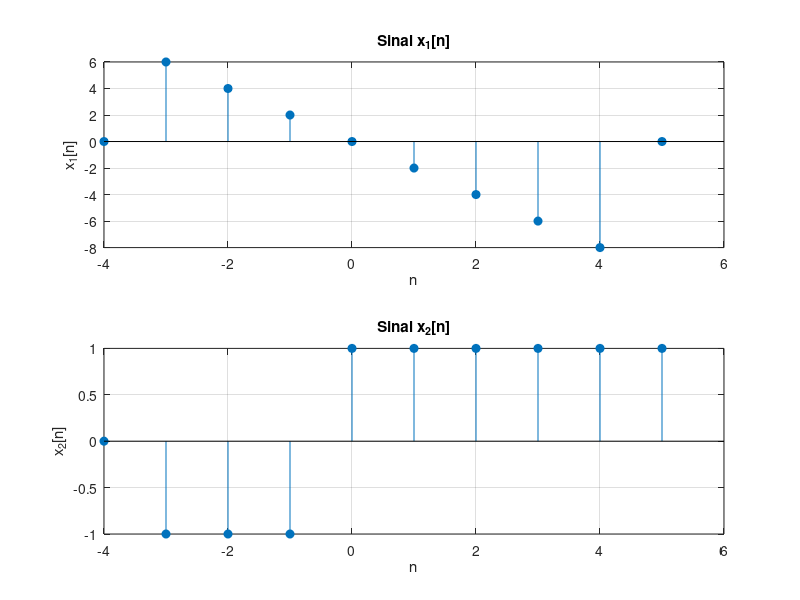

Write the MATLAB code that produced this figure.
% GERE AUTOMATICAMENTE OS SINAIS x1[n] e x2[n] (Item 1. (a))

% 1. Definição do vetor de tempo comum
% Vamos considerar um intervalo de tempo n que abrange ambos os sinais
n = -4:1:5;

% 2. Definição do Sinal x1[n]
% x1[n] tem valores não nulos no intervalo [-3, 4]
n1_start = -3;
n1_end = 4;
x1_valores = [6, 4, 2, 0, -2, -4, -6, -8];

% Inicializa x1 com zeros
x1 = zeros(size(n));

% Encontra os índices (posições) do vetor n que correspondem a n1_start e n1_end
% A função ismember encontra os elementos de [n1_start:n1_end] dentro de n e retorna
% as posições (loc) onde eles ocorrem.
[~, loc_start] = ismember(n1_start, n);
[~, loc_end] = ismember(n1_end, n);

% Atribui os valores ao vetor x1 nas posições corretas
x1(loc_start:loc_end) = x1_valores;

% 3. Definição do Sinal x2[n]
% x2[n] tem valores não nulos no intervalo [-3, 5]
n2_start = -3;
n2_end = 5;
x2_valores = [-1, -1, -1, 1, 1, 1, 1, 1, 1];

% Inicializa x2 com zeros
x2 = zeros(size(n));

% Encontra os índices (posições) do vetor n que correspondem a n2_start e n2_end
[~, loc2_start] = ismember(n2_start, n);
[~, loc2_end] = ismember(n2_end, n);

% Atribui os valores ao vetor x2 nas posições corretas
x2(loc2_start:loc2_end) = x2_valores;

% 4. Plotagem dos sinais originais (Para verificar a correção)
figure;
subplot(2, 1, 1);
stem(n, x1, 'filled');
title('Sinal x_1[n]');
xlabel('n');
ylabel('x_1[n]');
grid on;

subplot(2, 1, 2);
stem(n, x2, 'filled');
title('Sinal x_2[n]');
xlabel('n');
ylabel('x_2[n]');
grid on;